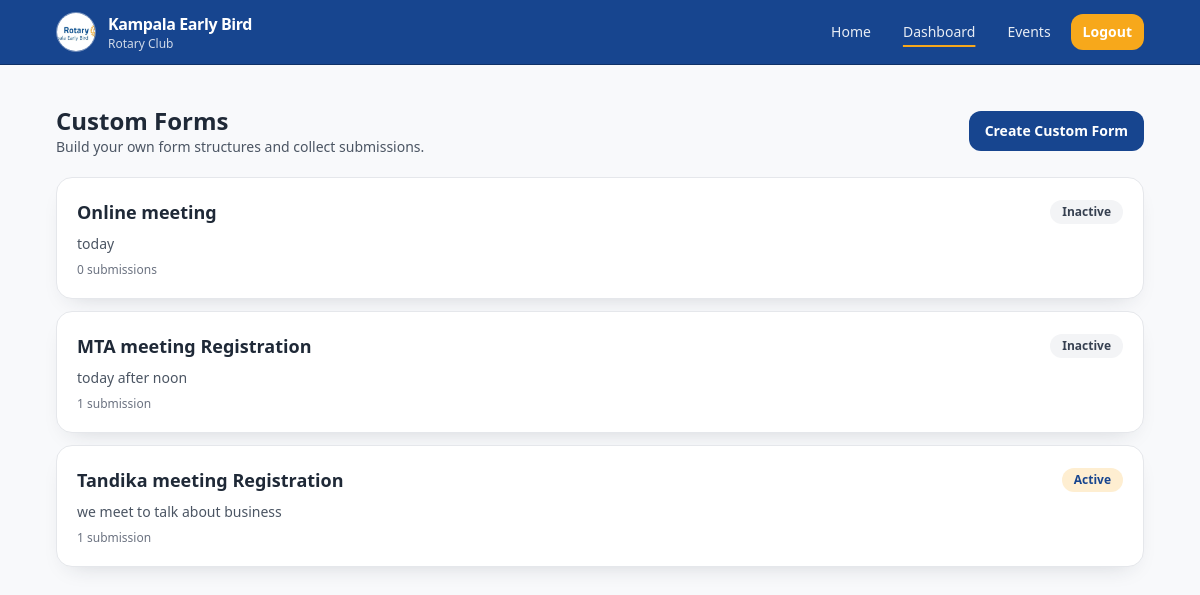
Screenshot of /dashboard/custom-forms/ (signed in) with the database file from the repository.
### attendance/models.py (models this page shows, shortened)
class TimeStampedModel(models.Model):
    created_at = models.DateTimeField(auto_now_add=True)
    updated_at = models.DateTimeField(auto_now=True)
    class Meta:
        abstract = True

class FormTemplate(TimeStampedModel):
    public_id = models.UUIDField(default=uuid.uuid4, editable=False, unique=True)
    title = models.CharField(max_length=180)
    description = models.TextField(blank=True)
    is_active = models.BooleanField(default=True)
    created_by = models.ForeignKey(
        settings.AUTH_USER_MODEL,
        on_delete=models.SET_NULL,
        related_name="custom_forms",
        null=True,
        blank=True,
    )
    class Meta:
        ordering = ["-created_at"]

### attendance/views.py (the view)
# urls.py: path("dashboard/custom-forms/", CustomFormListView.as_view(), name="custom-form-list"),
class CustomFormListView(LoginRequiredMixin, ListView):
    model = FormTemplate
    template_name = "attendance/dashboard/custom_form_list.html"
    context_object_name = "custom_forms"
    def get_queryset(self):
        return FormTemplate.objects.annotate(submission_total=Count("submissions"))

### templates/attendance/dashboard/custom_form_list.html (shortened to what this page needs)
{% extends "attendance/base.html" %}
{% block content %}
<section class="space-y-5">
    <div class="flex items-center justify-between">
        <div>
            <h1 class="text-2xl font-bold text-[#1F2937]">Custom Forms</h1>
            <p class="text-sm text-gray-600">Build your own form structures and collect submissions.</p>
        </div>
        <a href="{% url 'attendance:custom-form-create' %}" class="btn-primary">Create Custom Form</a>
    </div>
    <div class="space-y-3">
        {% for custom_form in custom_forms %}
            <a href="{% url 'attendance:custom-form-detail' public_id=custom_form.public_id %}" class="card block transition hover:shadow-lg">
                <div class="flex items-center justify-between gap-2">
                    <h2 class="text-lg font-semibold text-[#1F2937]">{{ custom_form.title }}</h2>
                    <span class="rounded-full px-3 py-1 text-xs font-semibold {% if custom_form.is_active %}bg-rotary-gold/20 text-rotary-blue{% else %}bg-gray-100 text-gray-700{% endif %}">
                        {% if custom_form.is_active %}Active{% else %}Inactive{% endif %}
                    </span>
                </div>
                <p class="mt-2 text-sm text-gray-600">{{ custom_form.description|default:"No description" }}</p>
                <p class="mt-2 text-xs text-gray-500">{{ custom_form.submission_total }} submission{{ custom_form.submission_total|pluralize }}</p>
            </a>
        {% empty %}
            <div class="card text-sm text-gray-600">No custom forms yet.</div>
        {% endfor %}
    </div>
</section>
{% endblock %}

### rows the page displays
FormTemplate: title "Online meeting", is_active "Inactive", description "today", submission_total "0"
FormTemplate: title "MTA meeting Registration", is_active "Inactive", description "today after noon", submission_total "1"
FormTemplate: title "Tandika meeting Registration", is_active "Active", description "we meet to talk about business", submission_total "1"
